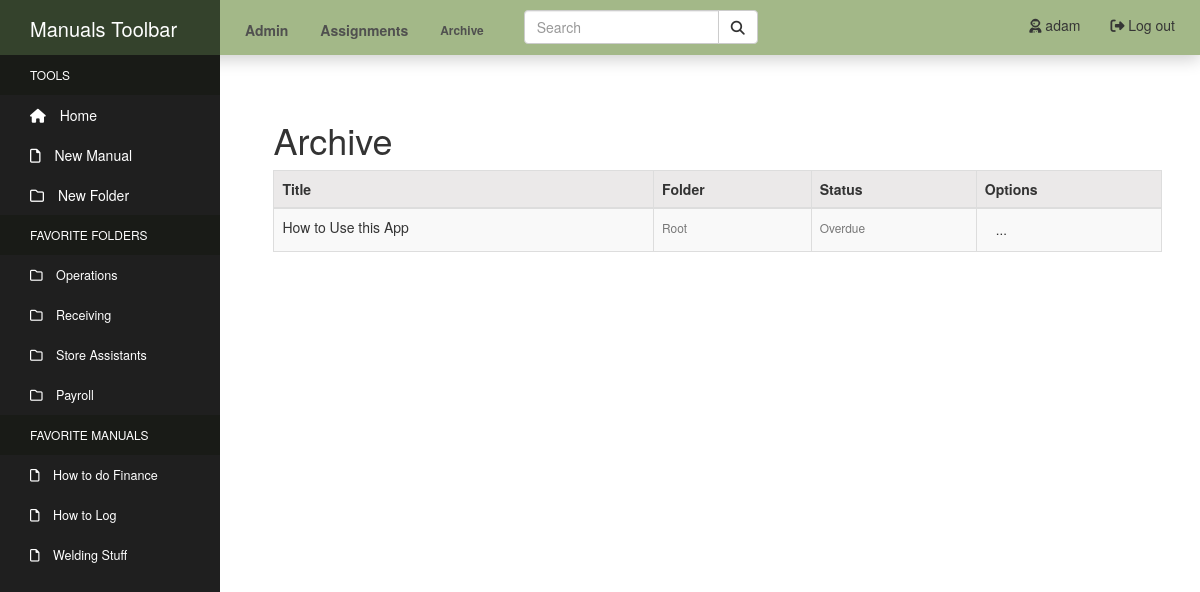
Screenshot of /archive/ (signed in) with the database file from the repository.
### manuals/models.py (models this page shows, shortened)
class Directory(MPTTModel):
    name = models.CharField(max_length=50, unique=True)
    created_by = models.ForeignKey(User, null=True, on_delete=models.SET_NULL)
    parent = TreeForeignKey(
    'self',
    null=True,
    blank=True,
    related_name='children',
    on_delete=models.CASCADE
    )
    class MPTTMeta:
        order_insertion_by: ['name']
    class Meta:
        verbose_name = 'Directory'
        verbose_name_plural = 'Directories'
    def __str__(self):
        return self.name

class Manual(models.Model):
    title = models.CharField(max_length=100)
    author = models.ForeignKey(User, related_name='author', null=True, on_delete=models.SET_NULL)
    content = models.TextField()
    tags = models.CharField(max_length=150, blank=True, null=True)
    pub_date = models.DateTimeField('Date Published', auto_now_add=True)
    admin = models.ManyToManyField(User, related_name='admin_of')
    department = models.ForeignKey(Department, related_name='manual_set', null=True, on_delete=models.SET_NULL)
    last_update = models.DateTimeField('Last Update', null=True, auto_now=True)
    last_update_by = models.ForeignKey(User, related_name='updated_by', null=True, on_delete=models.SET_NULL)
    next_update = models.DateTimeField('Next Update Due', null=True)
    update_assigned_to = models.ForeignKey(User, related_name='assigned_to', blank=True, null=True, on_delete=models.SET_NULL)
    is_archived = models.BooleanField('Archived', default=False)
    folder = TreeForeignKey(
    'Directory',
    default=1,
    related_name='manuals',
    on_delete=models.CASCADE
    )
    def update_status(self):
        now = timezone.now()
        status = [
            'up_to_date',
            'due_soon',
            'overdue'
        ]
        if self.next_update - now >= datetime.timedelta(weeks=2):
            return status[0]
        elif self.next_update - now <= datetime.timedelta(days=0):
            return status[2]
        else:
            return status[1]
    objects = models.Manager()
    active_objects = ManualActiveManager()

### manuals/views.py (the view)
# urls.py: path('archive/', views.archive, name='archive' ),
@login_required
def archive(request):
    archived = Manual.objects.filter(is_archived=True)
    context = {'archived': archived}
    return render(request, 'manuals/archive.html', context)

### manuals_site/my_processors/my_context.py (called while the page is built)
def custom_message_processor(request):
    messages = []
    uniq_messages = []
    for m in get_messages(request):
        if m.message not in messages:
            messages.append(m.message)
            uniq_messages.append(m)
    return {'messages': uniq_messages}

### manuals/templates/manuals/archive.html (shortened to what this page needs)
{% extends "manuals/header.html" %}
{% block content %}
    <div class="content-section">
        <h1>Archive</h1>
        <table id="admin-table" class="table table-striped table-hover table-bordered">
            <thead class="admin-head">
            <tr class="sticky-header">
                <th class="admin-col">Title</th>
                <th>Folder</th>
                <th>Status</th>
                <th>Options</th>
            </tr>
            </thead>
            <tbody class="admin-body">
            {% if archived %}
            {% for manual in archived %}
                <tr>
                    <td class="admin-col">
                    <a href="{% url 'manual-detail' manual.id %}">{{ manual.title }}</a></td>
                    <td><small class="text-muted">{{ manual.folder }}</small></td>
                    {% if manual.update_status == "due_soon" %}
                    <td><small class="text-muted">Due soon</small></td>
                    {% elif manual.update_status == "overdue" %}
                    <td><small class="text-muted">Overdue</small></td>
                    {% else %}
                    <td><small class="text-muted">Up to date</small></td>
                    {% endif %}
                    <td class="admin-option">
                        <div class="file-dropdown">
                        <a class="btn btn-sm btn-drop" href="#">...</a>
                        </div>
                    </td>
                </tr>
            {% endfor %}
            {% else %}
            <tr><td>
                <li class="list-group-item">There are currently no archived manuals</li>
            </td></tr>
            {% endif %}
            </tbody>
        </table>
    </div>
{% endblock %}

### manuals/templates/manuals/header.html (shortened to what this page needs)
<!DOCTYPE html>
<html lang="en">
<head>
    {% load static %}
    <link rel="stylesheet" type="text/css" href="{% static 'manuals/css/bootstrap.css' %}">
    <link rel="stylesheet" type="text/css" href="{% static 'manuals/css/styles.css' %}">
    <link rel="stylesheet" href="https://cdnjs.cloudflare.com/ajax/libs/font-awesome/4.7.0/css/font-awesome.min.css">
</head>
<body>
  <nav class="navbar navbar-default navbar-fixed-top">
    <div class="container-fluid nav-container">
      <div class="navbar-header">
        <a class="navbar-brand" href="#">Market Manuals</a>
      </div>
      <ul class="nav navbar-nav nav-pills">
        {% if user.is_authenticated and user.is_staff %}
          <li><a href="{% url 'manage' %}"><strong>Admin</strong></a></li>
        {% endif %}
        <li><a href="{% url 'assignments' %}"><strong>Assignments</strong></a></li>
        <li><a class="archive-link" href="{% url 'archive' %}"><strong>Archive</strong></a></li>
      </ul>
      <ul class="nav nav-pills navbar-right">
        {% if user.is_authenticated %}
          <li><a href="{% url 'logout' %}"><i class="fas fa-sign-out-alt"></i> Log out</a></li>
          <li><a href="{% url 'profile' %}"><i class="fas fa-user-astronaut"></i> {{ user.username }}</a></li>
        {% else %}
          <li><a href="{% url 'login' %}"><i class="fas fa-sign-in-alt"></i> Log in</a></li>
          <li><a href="{% url 'register' %}"><i class="fas fa-door-open"></i> Sign Up</a></li>
        {% endif %}
      </ul>
      <form class="navbar-form navbar-left" action="/action_page.php">
        <div class="input-group">
          <input type="text" class="form-control" placeholder="Search">
          <div class="input-group-btn">
            <button class="btn btn-default" type="submit">
              <i class="fas fa-search"></i>
            </button>
          </div>
        </div>
      </form>
    </div>
  </nav>
    <div class="sidebar-container">
            <div class="sidebar-logo">
              Manuals Toolbar
            </div>
            <ul class="sidebar-navigation">
              <li class="header">Tools</li>
              <li>
                <a href="{% url 'index' %}">
                  <i class="fa fa-home" aria-hidden="true"></i> Home
                </a>
              </li>
              <li>
                <a id="new-manual" href="{% url 'manual-create' %}">
                  <i class="far fa-file" aria-hidden="true"></i> New Manual
                </a>
              </li>
              <li>
                <a id="new-dir" href="#">
                  <i class="far fa-folder" aria-hidden="true"></i> New Folder
                </a>
              </li>
              <li class="header">Favorite Folders</li>
              {% for dir_fav in user.profile.directory_favorites.all %}
                <li>
                  <a class="favorites favorites-folder" href="{% url 'index' %}?dir_id={{ dir_fav.id }}">
                    <i class="far fa-folder" aria-hidden="true"></i> {{ dir_fav.name }}
                  </a>
                </li>
              {% endfor %}
              <li class="header">Favorite Manuals</li>
              {% for man_fav in user.profile.manual_favorites.all %}
                <li>
                  <a class="favorites favorites-manual" href="{% url 'manual-detail' man_fav.id %}">
                    <i class="far fa-file" aria-hidden="true"></i> {{ man_fav.title }}
                  </a>
                </li>
              {% endfor %}
            </ul>
          </div>
          <div class="content-container">
            <div class="container-fluid main-container">
              {% block content %}
              {% endblock %}
            </div>
          </div>
</body>
</html>

### manuals/static/manuals/css/styles.css (style rules this page uses)
.container-fluid.main-container { margin-top: 25px; }
.sidebar-container { position: fixed; width: 220px; height: 100%; left: 0; overflow-x: hidden; overflow-y: auto; background: #1f1f1f; color: #fff; z-index: 2; top: 0; }
.sidebar-logo { position: sticky; padding: 15px 15px 5px 30px; font-size: 20px; height: 55px; background-color: rgb(52, 66, 44); z-index: 3; top: 0; }
.sidebar-navigation { padding: 0; margin: 0; list-style-type: none; position: relative; }
.sidebar-navigation li { background-color: transparent; position: relative; display: inline-block; width: 100%; line-height: 20px; }
.sidebar-navigation li a { padding: 10px 15px 10px 30px; display: block; color: #fff; }
.sidebar-navigation li .fa { margin-right: 10px; }
.sidebar-navigation li .far { margin-right: 10px; }
.sidebar-navigation .header { font-size: 12px; text-transform: uppercase; background-color: #191b17; padding: 10px 15px 10px 30px; }
.sidebar-navigation .header::before { background-color: transparent; }
.favorites { font-size: 90%; }
.content-container { padding-left: 235px; margin-top: 30px; padding-top: 45px; }
.container-fluid.nav-container { padding-left: 0px; }
.navbar { max-height: 55px; min-height: 55px; }
.navbar-default { border: none; border-radius: 0px; background-color: rgb(163, 184, 136); z-index: 2; box-shadow: 0px 4px 16px 0px rgba(0,0,0,0.2); }
.navbar-header { background-color: rgb(52, 66, 44); width: 220px; margin: 0px; }
.navbar-brand { color: #fff; }
.nav-pills { padding-left: 10px; padding-right: 10px; padding-top: 5px; }
.navbar-default .navbar-nav > li > a { color: rgba(78, 78, 78, 0.986); }
.input-group { top: 2px; }
.navbar-default .navbar-nav li .archive-link { font-size: 85%; }
.admin-head { color: #333333; background-color:#ebe9e9; }
.btn-drop { font-size: 10pt; padding-top: 2px; padding-bottom: 2px; }
.folder-dropdown, .file-dropdown { position: relative; display: inline-block; }
.content-section { width: 95%; margin: auto; margin-bottom: 60px; }

### rows the page displays
Directory: name "Operations"
Directory: name "Receiving"
Directory: name "Store Assistants"
Directory: name "Payroll"
Manual: title "How to do Finance"
Manual: title "How to Log"
Manual: title "Welding Stuff"
Manual: title "How to Use this App", folder "Root", shows "Overdue"

### other values shown
{{ user.username }} "adam"
